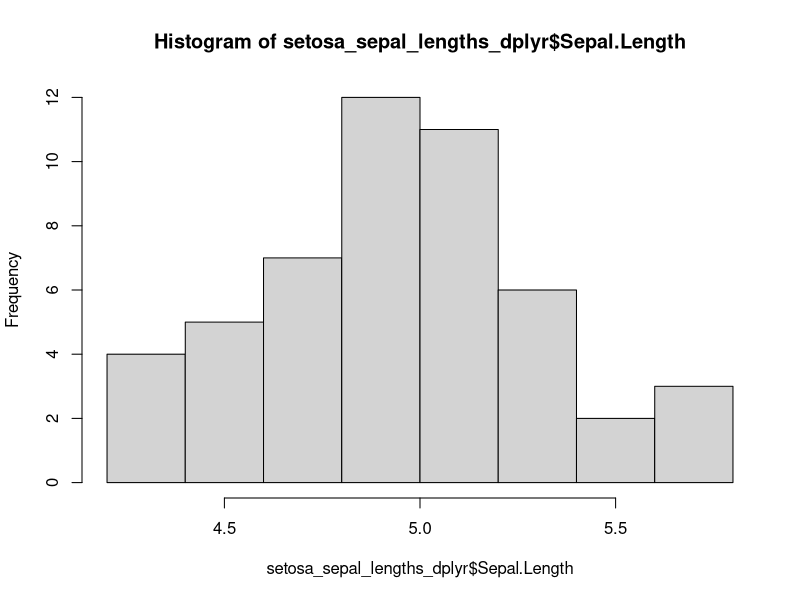

Recreate this plot in R.
#
# Basic R
#

a <- 1
b <- 2

a + b

vetor <- c(1:10)
vetor

sum(vetor)

class(a)
class(vetor)

# Ordinal variables

# temperature observations

temperature_vector <- c('High', 'Low', 'High', 'Low', 'Medium')
class(temperature_vector)

# Specify that they are ordinal variables with the given levels
temperature_factor <- factor(temperature_vector, order=TRUE, levels=c('Low', 'Medium', 'High'))
class(temperature_factor)
# "ordered", "factor"

temperature_factor

# Interval and ratio variables

# this is an interval variable
longitudes <- c(10, 20, 30, 40)

# this is a ratio variable
chronos <- c(10.60, 10.12, 9.58, 11.1)

# histograms and distributions

head(datasets::iris)
summary(datasets::iris)

# get all Sepal length of setosa Species using Basic R
setosa_sepal_lengths <- iris[iris$Species == "setosa", "Sepal.Length"]

# get all Sepal length of setosa Species using dplyr package. By chatGPT

# Install and load the dplyr package if not already installed
# install.packages("dplyr")
library(dplyr)

# Filter the iris dataset to get Sepal.Length where Species is "setosa"
setosa_sepal_lengths_dplyr <- iris %>%
    filter(Species == "setosa") %>%
    select(Sepal.Length)

# hist(setosa_sepal_lengths)
hist(setosa_sepal_lengths_dplyr$Sepal.Length)
